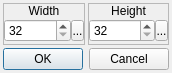
<?xml version="1.0" encoding="UTF-8"?>
<ui version="4.0">
 <class>ChangePopupMenuSize</class>
 <widget class="QDialog" name="ChangePopupMenuSize">
  <property name="geometry">
   <rect>
    <x>0</x>
    <y>0</y>
    <width>166</width>
    <height>73</height>
   </rect>
  </property>
  <property name="windowTitle">
   <string>Size</string>
  </property>
  <property name="windowIcon">
   <iconset resource="gui_icons.qrc">
    <normaloff>:/icons/openrpgmaker.png</normaloff>:/icons/openrpgmaker.png</iconset>
  </property>
  <property name="styleSheet">
   <string notr="true">.QFrame
{
	border-width: 1px;
	border-style: solid;
	border-color: palette(window-text);
}

.QFrame&gt;QLabel
{
	border-width: 0px;
	background-color: palette(window-text);
	color: palette(window);
	font-weight: bold;
}

.QFrame&gt;QCheckBox
{
	background-color: palette(window-text);
	border-width: 0px;
	border-style: none;
	color: palette(window);
	spacing: 3px;
	font-weight: bold;
	padding: 0px 0px 0px 3px;
}

.QFrame&gt;QCheckBox::indicator
{
	min-width: 8px;
	max-width: 8px;
	min-height: 8px;
	max-height: 8px;
	width: 8px;
	height: 8px;
	border-width: 2px;
	border-radius: 0px;
	border-style: ridge;
	border-color: palette(mid);
}

.QFrame&gt;QCheckBox::indicator:unchecked
{
	background-color: palette(base);
}

.QFrame&gt;QCheckBox::indicator:checked
{
	background-color: palette(window-text);
}

.QFrame&gt;QCheckBox::indicator:hover
{
	border-color: palette(highlight);
}</string>
  </property>
  <layout class="QVBoxLayout" name="verticalLayout_3">
   <property name="spacing">
    <number>3</number>
   </property>
   <property name="margin">
    <number>3</number>
   </property>
   <item>
    <widget class="QWidget" name="widget_3" native="true">
     <layout class="QHBoxLayout" name="horizontalLayout_3">
      <property name="spacing">
       <number>3</number>
      </property>
      <property name="margin">
       <number>0</number>
      </property>
      <item>
       <widget class="QFrame" name="frame">
        <property name="frameShape">
         <enum>QFrame::StyledPanel</enum>
        </property>
        <property name="frameShadow">
         <enum>QFrame::Raised</enum>
        </property>
        <layout class="QVBoxLayout" name="verticalLayout">
         <property name="spacing">
          <number>0</number>
         </property>
         <property name="margin">
          <number>0</number>
         </property>
         <item>
          <widget class="QLabel" name="label">
           <property name="sizePolicy">
            <sizepolicy hsizetype="Preferred" vsizetype="Fixed">
             <horstretch>0</horstretch>
             <verstretch>0</verstretch>
            </sizepolicy>
           </property>
           <property name="text">
            <string>Width</string>
           </property>
           <property name="alignment">
            <set>Qt::AlignCenter</set>
           </property>
          </widget>
         </item>
         <item>
          <widget class="QWidget" name="widget" native="true">
           <layout class="QHBoxLayout" name="horizontalLayout">
            <property name="spacing">
             <number>0</number>
            </property>
            <property name="margin">
             <number>0</number>
            </property>
            <item>
             <widget class="QSpinBox" name="sbWidth">
              <property name="accelerated">
               <bool>true</bool>
              </property>
              <property name="minimum">
               <number>32</number>
              </property>
              <property name="maximum">
               <number>640</number>
              </property>
             </widget>
            </item>
            <item>
             <widget class="SpinBoxSideButton" name="bWidthSideButton">
              <property name="minimumSize">
               <size>
                <width>13</width>
                <height>21</height>
               </size>
              </property>
              <property name="maximumSize">
               <size>
                <width>13</width>
                <height>21</height>
               </size>
              </property>
              <property name="text">
               <string>...</string>
              </property>
              <property name="icon">
               <iconset resource="gui_icons.qrc">
                <normaloff>:/icons/spinBoxSideButton.png</normaloff>:/icons/spinBoxSideButton.png</iconset>
              </property>
              <property name="iconSize">
               <size>
                <width>8</width>
                <height>16</height>
               </size>
              </property>
             </widget>
            </item>
           </layout>
          </widget>
         </item>
        </layout>
       </widget>
      </item>
      <item>
       <widget class="QFrame" name="frame_2">
        <property name="frameShape">
         <enum>QFrame::StyledPanel</enum>
        </property>
        <property name="frameShadow">
         <enum>QFrame::Raised</enum>
        </property>
        <layout class="QVBoxLayout" name="verticalLayout_2">
         <property name="spacing">
          <number>0</number>
         </property>
         <property name="margin">
          <number>0</number>
         </property>
         <item>
          <widget class="QLabel" name="label_2">
           <property name="sizePolicy">
            <sizepolicy hsizetype="Preferred" vsizetype="Fixed">
             <horstretch>0</horstretch>
             <verstretch>0</verstretch>
            </sizepolicy>
           </property>
           <property name="text">
            <string>Height</string>
           </property>
           <property name="alignment">
            <set>Qt::AlignCenter</set>
           </property>
          </widget>
         </item>
         <item>
          <widget class="QWidget" name="widget_2" native="true">
           <layout class="QHBoxLayout" name="horizontalLayout_2">
            <property name="spacing">
             <number>0</number>
            </property>
            <property name="margin">
             <number>0</number>
            </property>
            <item>
             <widget class="QSpinBox" name="sbHeight">
              <property name="accelerated">
               <bool>true</bool>
              </property>
              <property name="minimum">
               <number>32</number>
              </property>
              <property name="maximum">
               <number>480</number>
              </property>
             </widget>
            </item>
            <item>
             <widget class="SpinBoxSideButton" name="bHeightSideButton">
              <property name="minimumSize">
               <size>
                <width>13</width>
                <height>21</height>
               </size>
              </property>
              <property name="maximumSize">
               <size>
                <width>13</width>
                <height>21</height>
               </size>
              </property>
              <property name="text">
               <string>...</string>
              </property>
              <property name="icon">
               <iconset resource="gui_icons.qrc">
                <normaloff>:/icons/spinBoxSideButton.png</normaloff>:/icons/spinBoxSideButton.png</iconset>
              </property>
              <property name="iconSize">
               <size>
                <width>8</width>
                <height>16</height>
               </size>
              </property>
             </widget>
            </item>
           </layout>
          </widget>
         </item>
        </layout>
       </widget>
      </item>
     </layout>
    </widget>
   </item>
   <item>
    <widget class="QDialogButtonBox" name="buttonBox">
     <property name="orientation">
      <enum>Qt::Horizontal</enum>
     </property>
     <property name="standardButtons">
      <set>QDialogButtonBox::Cancel|QDialogButtonBox::Ok</set>
     </property>
    </widget>
   </item>
  </layout>
 </widget>
 <customwidgets>
  <customwidget>
   <class>SpinBoxSideButton</class>
   <extends>QToolButton</extends>
   <header>spinboxsidebutton.h</header>
  </customwidget>
 </customwidgets>
 <tabstops>
  <tabstop>sbWidth</tabstop>
  <tabstop>sbHeight</tabstop>
  <tabstop>buttonBox</tabstop>
  <tabstop>bWidthSideButton</tabstop>
  <tabstop>bHeightSideButton</tabstop>
 </tabstops>
 <resources>
  <include location="gui_icons.qrc"/>
 </resources>
 <connections>
  <connection>
   <sender>buttonBox</sender>
   <signal>accepted()</signal>
   <receiver>ChangePopupMenuSize</receiver>
   <slot>accept()</slot>
   <hints>
    <hint type="sourcelabel">
     <x>248</x>
     <y>254</y>
    </hint>
    <hint type="destinationlabel">
     <x>157</x>
     <y>274</y>
    </hint>
   </hints>
  </connection>
  <connection>
   <sender>buttonBox</sender>
   <signal>rejected()</signal>
   <receiver>ChangePopupMenuSize</receiver>
   <slot>reject()</slot>
   <hints>
    <hint type="sourcelabel">
     <x>316</x>
     <y>260</y>
    </hint>
    <hint type="destinationlabel">
     <x>286</x>
     <y>274</y>
    </hint>
   </hints>
  </connection>
 </connections>
</ui>
